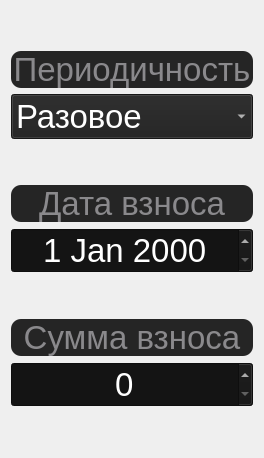
                  <widget class="QWidget" name="tab_10">
                   <attribute name="title">
                    <string>Пополнения</string>
                   </attribute>
                   <layout class="QGridLayout" name="gridLayout_14">
                    <item row="1" column="1">
                     <layout class="QGridLayout" name="gridLayout_13">
                      <item row="0" column="0">
                       <spacer name="verticalSpacer">
                        <property name="orientation">
                         <enum>Qt::Vertical</enum>
                        </property>
                        <property name="sizeHint" stdset="0">
                         <size>
                          <width>20</width>
                          <height>40</height>
                         </size>
                        </property>
                       </spacer>
                      </item>
                      <item row="1" column="0">
                       <widget class="QLabel" name="label_7">
                        <property name="sizePolicy">
                         <sizepolicy hsizetype="Preferred" vsizetype="MinimumExpanding">
                          <horstretch>0</horstretch>
                          <verstretch>0</verstretch>
                         </sizepolicy>
                        </property>
                        <property name="styleSheet">
                         <string notr="true">border-radius: 10px;
background-color: rgb(37, 37, 37);
color: rgb(138, 137, 140);
font-size: 33px;
font: 16pt &quot;Comic Sans MS&quot;;</string>
                        </property>
                        <property name="text">
                         <string>Периодичность</string>
                        </property>
                        <property name="alignment">
                         <set>Qt::AlignCenter</set>
                        </property>
                       </widget>
                      </item>
                      <item row="2" column="0">
                       <widget class="QComboBox" name="comboBox_3">
                        <property name="sizePolicy">
                         <sizepolicy hsizetype="Preferred" vsizetype="MinimumExpanding">
                          <horstretch>0</horstretch>
                          <verstretch>0</verstretch>
                         </sizepolicy>
                        </property>
                        <property name="styleSheet">
                         <string notr="true">background-color: rgb(32, 32, 32);
color: rgb(255, 255, 255);
font-size: 33px;
font: 16pt &quot;Comic Sans MS&quot;;
</string>
                        </property>
                        <item>
                         <property name="text">
                          <string>Разовое</string>
                         </property>
                        </item>
                        <item>
                         <property name="text">
                          <string>Раз в месяц</string>
                         </property>
                        </item>
                        <item>
                         <property name="text">
                          <string>Раз в квартал</string>
                         </property>
                        </item>
                        <item>
                         <property name="text">
                          <string>Раз в полгода</string>
                         </property>
                        </item>
                        <item>
                         <property name="text">
                          <string>Раз в год</string>
                         </property>
                        </item>
                       </widget>
                      </item>
                      <item row="3" column="0">
                       <spacer name="verticalSpacer_2">
                        <property name="orientation">
                         <enum>Qt::Vertical</enum>
                        </property>
                        <property name="sizeHint" stdset="0">
                         <size>
                          <width>20</width>
                          <height>40</height>
                         </size>
                        </property>
                       </spacer>
                      </item>
                      <item row="4" column="0">
                       <widget class="QLabel" name="label_8">
                        <property name="sizePolicy">
                         <sizepolicy hsizetype="Preferred" vsizetype="MinimumExpanding">
                          <horstretch>0</horstretch>
                          <verstretch>0</verstretch>
                         </sizepolicy>
                        </property>
                        <property name="styleSheet">
                         <string notr="true">border-radius: 10px;
background-color: rgb(37, 37, 37);
color: rgb(138, 137, 140);
font-size: 33px;
font: 16pt &quot;Comic Sans MS&quot;;</string>
                        </property>
                        <property name="text">
                         <string>Дата взноса</string>
                        </property>
                        <property name="alignment">
                         <set>Qt::AlignCenter</set>
                        </property>
                       </widget>
                      </item>
                      <item row="5" column="0">
                       <widget class="QDateEdit" name="dateEdit_3">
                        <property name="sizePolicy">
                         <sizepolicy hsizetype="Minimum" vsizetype="MinimumExpanding">
                          <horstretch>0</horstretch>
                          <verstretch>0</verstretch>
                         </sizepolicy>
                        </property>
                        <property name="styleSheet">
                         <string notr="true">background-color: rgb(20, 20, 20);
color: rgb(255, 255, 255);
font-size: 33px;
font: 16pt &quot;Comic Sans MS&quot;;
</string>
                        </property>
                        <property name="alignment">
                         <set>Qt::AlignCenter</set>
                        </property>
                       </widget>
                      </item>
                      <item row="6" column="0">
                       <spacer name="verticalSpacer_3">
                        <property name="orientation">
                         <enum>Qt::Vertical</enum>
                        </property>
                        <property name="sizeHint" stdset="0">
                         <size>
                          <width>20</width>
                          <height>40</height>
                         </size>
                        </property>
                       </spacer>
                      </item>
                      <item row="7" column="0">
                       <widget class="QLabel" name="label_9">
                        <property name="sizePolicy">
                         <sizepolicy hsizetype="Preferred" vsizetype="MinimumExpanding">
                          <horstretch>0</horstretch>
                          <verstretch>0</verstretch>
                         </sizepolicy>
                        </property>
                        <property name="styleSheet">
                         <string notr="true">border-radius: 10px;
background-color: rgb(37, 37, 37);
color: rgb(138, 137, 140);
font-size: 33px;
font: 16pt &quot;Comic Sans MS&quot;;</string>
                        </property>
                        <property name="text">
                         <string>Сумма взноса</string>
                        </property>
                        <property name="alignment">
                         <set>Qt::AlignCenter</set>
                        </property>
                       </widget>
                      </item>
                      <item row="8" column="0">
                       <widget class="QSpinBox" name="spinBox_6">
                        <property name="sizePolicy">
                         <sizepolicy hsizetype="Minimum" vsizetype="MinimumExpanding">
                          <horstretch>0</horstretch>
                          <verstretch>0</verstretch>
                         </sizepolicy>
                        </property>
                        <property name="styleSheet">
                         <string notr="true">background-color: rgb(20, 20, 20);
color: rgb(255, 255, 255);
font-size: 33px;
font: 16pt &quot;Comic Sans MS&quot;;
</string>
                        </property>
                        <property name="alignment">
                         <set>Qt::AlignCenter</set>
                        </property>
                        <property name="maximum">
                         <number>999999999</number>
                        </property>
                       </widget>
                      </item>
                      <item row="9" column="0">
                       <spacer name="verticalSpacer_4">
                        <property name="orientation">
                         <enum>Qt::Vertical</enum>
                        </property>
                        <property name="sizeHint" stdset="0">
                         <size>
                          <width>20</width>
                          <height>40</height>
                         </size>
                        </property>
                       </spacer>
                      </item>
                     </layout>
                    </item>
                   </layout>
                  </widget>
